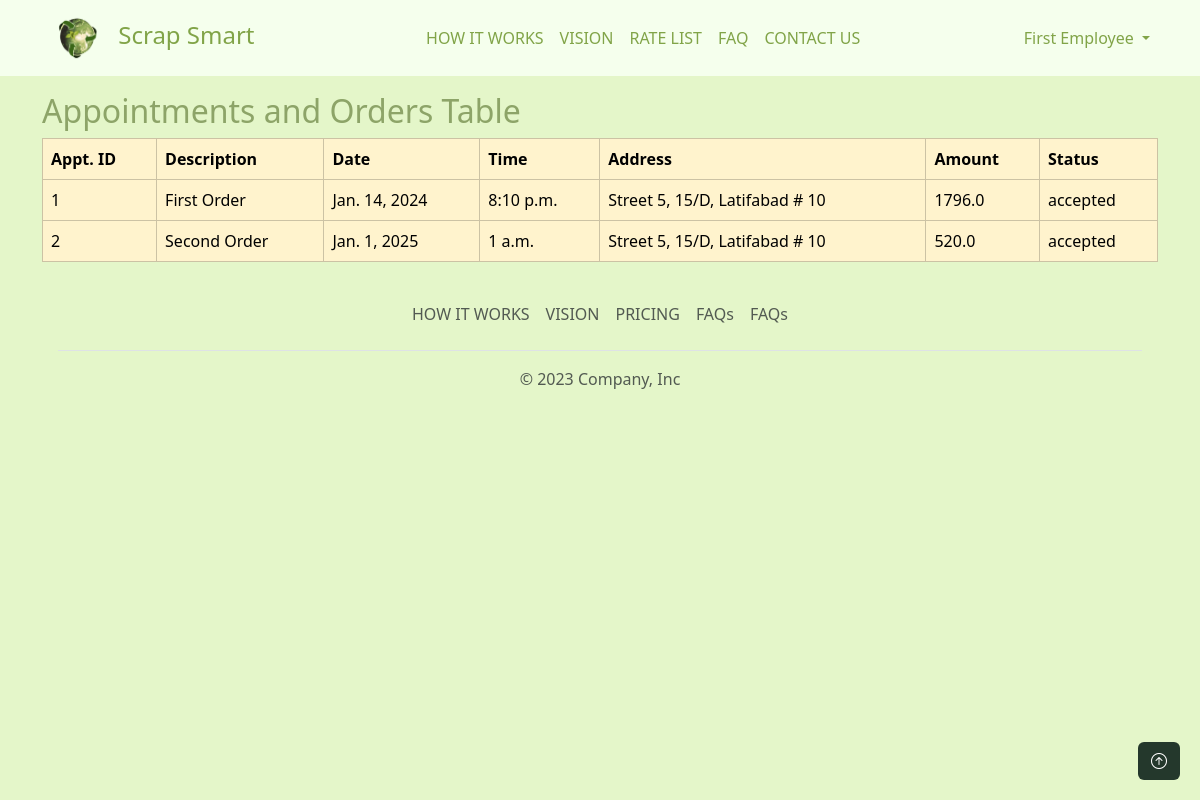
Page /employee/ (signed in) on the committed database.
### users/models.py (models this page shows, shortened)
class User(AbstractUser):
    username = None
    email = models.EmailField(unique=True)
    user_type = models.CharField(max_length=10, choices=[(tag.name, tag.value) for tag in UserType], default=UserType.CUSTOMER.value)
    USERNAME_FIELD = 'email'
    REQUIRED_FIELDS = []
    objects = UserManager()
    def is_customer(self):
        return self.user_type == UserType.CUSTOMER.value

### main/models.py (models this page shows, shortened)
class Appointment(TimestampedModel):
    customer = models.ForeignKey(User, on_delete=models.CASCADE, related_name="customer")
    employee = models.ForeignKey(User, on_delete=models.CASCADE, related_name="employee", blank=True, null=True)
    address = models.CharField(max_length=100)
    city = models.CharField(max_length=100)
    state = models.CharField(max_length=100)
    country = models.CharField(max_length=100)
    contact = models.CharField(max_length=100)
    description = models.TextField()
    date = models.DateField()
    time = models.TimeField()
    status = models.CharField(max_length=10, choices=[(tag.name, tag.value) for tag in AppointmentStatus], default=AppointmentStatus.ACTIVE.value)

### employee/views.py (the view)
# urls.py: path("", views.employee_index, name="employee_index"),
def employee_index(request):
    res = []
    appointments = Appointment.objects.filter(employee=request.user)
    for appointment in appointments:
        orders_obj = []
        orders = Order.objects.filter(appointment=appointment)
        total_amount = orders.aggregate(Sum('assessed_amount'))['assessed_amount__sum'] or 0
        for order in orders:
            order_data = {
                "id": order.id,
                "material": order.material.name,
                "rate": order.material.rate,
                "quantity": order.quantity,
                "assessed_quantity": order.assessed_quantity,
                "amount": order.amount,
                "assessed_amount": order.assessed_amount
            }
            orders_obj.append(order_data)
        appt = {
            "id": appointment.id,
            "description": appointment.description,
            "date": appointment.date,
            "time": appointment.time,
            "address": appointment.address,
            "total_amount": total_amount,
            "status": appointment.status,
            "orders": orders_obj,
        }
        res.append(appt)
    context = {
        "appointments": res
    }
    print(context)
    return render(request, 'employee/index.html', context)

### employee/templates/employee/index.html (shortened to what this page needs)
{% extends "users/base.html" %}
{% load static %}
{% block content %}
<div class="container">
    <h2>Appointments and Orders Table</h2>
    <table class="table table-bordered table-warning table-hover">
        <thead>
            <tr>
                <th>Appt. ID</th>
                <th>Description</th>
                <th>Date</th>
                <th>Time</th>
                <th>Address</th>
                <th>Amount</th>
                <th>Status</th>
            </tr>
        </thead>
        <tbody>
            {% for appointment in appointments %}
            <tr data-bs-toggle="modal" data-bs-target="#orderModal{{ appointment.id }}">
                <td>{{ appointment.id }}</td>
                <td>{{ appointment.description }}</td>
                <td>{{ appointment.date }}</td>
                <td>{{ appointment.time }}</td>
                <td>{{ appointment.address }}</td>
                <td>{{ appointment.total_amount }}</td>
                <td>{{ appointment.status }}</td>
            </tr>
            {% endfor %}
        </tbody>
    </table>
</div>
{% endblock content %}

### users/templates/users/base.html (shortened to what this page needs)
{% load static %}
<!Doctype html>
<html lang="en">
  <head>
    <link href="https://cdn.jsdelivr.net/npm/bootstrap@5.3.2/dist/css/bootstrap.min.css" rel="stylesheet">
    <link rel="stylesheet" href="https://cdn.jsdelivr.net/npm/bootstrap-icons@1.11.1/font/bootstrap-icons.css">
    <link rel="stylesheet" href="{% static 'users/custom.css' %}">
  </head>
  <body>
    <nav class="navbar navbar-expand-lg bg-body-tertiary mb-3">
      <div class="container">
        <a class="navbar-brand" href="{% url 'index' %}">
          <img src="{% static 'fresh-logo.png' %}" alt="Logo" width="70" height="50" class="">
          Scrap Smart
        </a>
        <div class="collapse navbar-collapse" id="navbarSupportedContent">
          <ul class="navbar-nav mx-auto mb-2 mb-lg-0">
            <li class="nav-item">
              <a class="nav-link"href="{% url "index" %}#how-it-works">HOW IT WORKS</a>
            </li>
            <li class="nav-item">
              <a class="nav-link"href="{% url "index" %}#our-mission">VISION</a>
            </li>
            <li class="nav-item">
              <a class="nav-link"href="{% url "index" %}#pricing">RATE LIST</a>
            </li>
            <li class="nav-item">
              <a class="nav-link"href="{% url "index" %}#faq">FAQ</a>
            </li>
            <li class="nav-item">
              <a class="nav-link"href="{% url "index" %}#contact-us">CONTACT US</a>
            </li>
          </ul>
          {% if user.is_authenticated %}
          <ul class="navbar-nav">
            <li class="nav-item dropdown">
              <a class="nav-link dropdown-toggle" href="#" role="button" data-bs-toggle="dropdown" aria-expanded="false">
                {% if user.get_full_name %}
                {{user.get_full_name}}
                {% else %}
                Please update your name.
                {% endif %}
              </a>
            </li>
          </ul>
          {% else %}
          <div>
            {% comment %} <a href="{% url 'login' %}" class="btn btn-outline">Login</a>  {% endcomment %}
            <a href="{% url 'register' %}" class="btn btn-outline">Sell Scrap</a>
          </div>
          {% endif %}
        </div>
      </div>
    </nav>
    {% block content %}
    {% endblock content %}
    <footer class="footer">
      <div class="container">
          <footer class="p-3">
            <ul class="nav justify-content-center border-bottom pb-3 mb-3">
              <li class="nav-item"><a href="#how-it-works" class="nav-link px-2 text-muted">HOW IT WORKS</a></li>
              <li class="nav-item"><a href="#our-mission" class="nav-link px-2 text-muted">VISION</a></li>
              <li class="nav-item"><a href="#pricing" class="nav-link px-2 text-muted">PRICING</a></li>
              <li class="nav-item"><a href="#faq" class="nav-link px-2 text-muted">FAQs</a></li>
              <li class="nav-item"><a href="#contact-us" class="nav-link px-2 text-muted">FAQs</a></li>
            </ul>
            <p class="text-center text-muted">&copy; 2023 Company, Inc</p>
          </footer>
        </div>
  </footer>
  <a href="#top" id="scrollToTopBtn" class="btn"><i class="bi bi-arrow-up-circle"></i></a>
  </body>
</html>

### users/static/users/custom.css (style rules this page uses)
body { color: #81a448; background-color: #e4f6c9; }
a { color: #C08081; }
body, p, h1, h2, h3, h4, h5, h6 { color: #8da468; }
.navbar { background-color: #f5ffed !important; }
.nav-link { color: #81a448; }
.navbar-brand { font-size:x-large; color: #81a448; }
#scrollToTopBtn { background-color: #24382C; color: #FFF; position: fixed; bottom: 20px; right: 20px; display: block; }

### rows in the picture
User: get_full_name "First Employee"
Appointment: description "First Order", date "Jan. 14, 2024", time "8:10 p.m.", address "Street 5, 15/D, Latifabad # 10", status "accepted"
Appointment: description "Second Order", date "Jan. 1, 2025", time "1 a.m.", address "Street 5, 15/D, Latifabad # 10", status "accepted"

### other values in the picture
{{ appointment.id }} "1" "2"
{{ appointment.total_amount }} "1796.0" "520.0"
